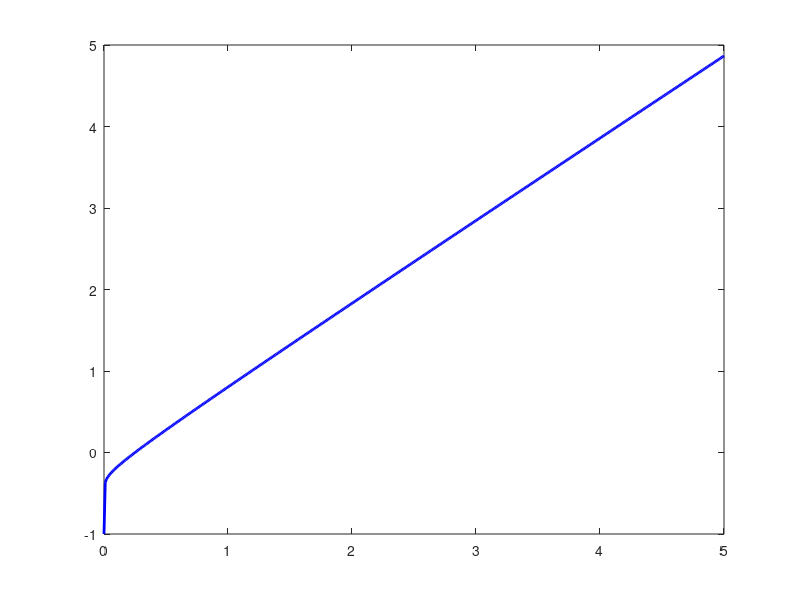

MATLAB code to generate this figure: (Note: this script raises an error after producing the figure.)
%% MATH502: Numerical Methods - Assignment 1
% Problem 3: Diode DC Circuit Non-Linear Analysis (Bisection & Secant)
% Students: Mazen Altelbany (64-12371) & Yahia Talaat (64-3581)
% German University in Cairo (GUC)

clear; clc; close all;

fprintf('Problem 3: Diode Circuit Root-Finding (Bisection and Secant)\n\n');

%% System Parameters
Is = 1.0e-12;           % Reverse saturation current [A]
n  = 1.5;               % Ideality factor
VT = 25.85e-3;          % Thermal voltage [V]
R  = 1.0e3;             % Circuit resistance [Ohm]
Vs = 1.0;               % DC supply voltage [V]
tol = 1.0e-4;           % Accuracy tolerance [A] (0.1 mA)

%% Part (a): Define the function f(I)
% From KVL: Vs = I*R + VD
% Shockley equation: I = Is*(exp(VD / (n*VT)) - 1) => VD = n*VT*ln(I/Is + 1)
% Non-linear function: f(I) = I*R + n*VT*ln(I/Is + 1) - Vs = 0
f = @(I) I .* R + n * VT .* log(I ./ Is + 1.0) - Vs;

fprintf('--- PART (a): Function f(I) Defined ---\n');
fprintf('  f(I) = I*R + n*VT*ln(I/Is + 1) - Vs = 0\n');
fprintf('  At lower bound I = 0 A:     f(0) = %.4f V\n', f(0));
fprintf('  At upper bound I = 5 mA:    f(5e-3) = %.4f V\n\n', f(5e-3));

%% Part (b) & (c): Root Finding using Bisection and Secant Methods
fprintf('--- PART (b) & (c): Root Finding Implementations ---\n');

% 1. BISECTION METHOD
fprintf('[1. Bisection Method Execution]:\n');
a = 0.0;
b = 5.0e-3;
iter_bis = 0;
max_iter = 100;

fprintf('%-5s %-14s %-14s %-14s %-14s %-14s\n', ...
        'Iter', 'a [mA]', 'b [mA]', 'c [mA]', '(b-a)/2 [A]', 'f(c) [V]');
fprintf('----------------------------------------------------------------------------------\n');

while (b - a)/2.0 > tol && iter_bis < max_iter
    iter_bis = iter_bis + 1;
    c = (a + b) / 2.0;
    fc = f(c);
    err_bound = (b - a) / 2.0;
    
    fprintf('%-5d %-14.4f %-14.4f %-14.4f %-14.4e %-14.4e\n', ...
            iter_bis, a*1e3, b*1e3, c*1e3, err_bound, fc);
    
    if f(a) * fc < 0
        b = c;
    else
        a = c;
    end
end
root_bis = (a + b) / 2.0;
fprintf('\nBisection Method Summary:\n');
fprintf('  Number of iterations needed: %d\n', iter_bis);
fprintf('  Final root estimate:         I = %.6e A (%.4f mA)\n', root_bis, root_bis*1e3);
fprintf('  Bracket after iter %d:        [%.4f, %.4f] mA\n', iter_bis, a*1e3, b*1e3);
fprintf('  Maximum error bound:         (b - a)/2 = %.4e A (< 1e-4 A)\n', (b-a)/2);
fprintf('  Note on 6th iteration:       If taken, bracket becomes [%.4f, %.4f] mA,\n', 0.234375, 0.3125);
fprintf('                               with midpoint I = %.4f mA and bound %.4e A.\n', (0.234375 + 0.3125)/2, (0.3125 - 0.234375)/2);
fprintf('  Function value at root:      f(I) = %.4e V\n\n', f(root_bis));

% 2. SECANT METHOD
fprintf('[2. Secant Method Execution]:\n');
x0 = 0.0;
x1 = 5.0e-3;
iter_sec = 0;

fprintf('%-5s %-14s %-14s %-14s %-14s\n', ...
        'Iter', 'x_{k-1} [mA]', 'x_k [mA]', '|x_k - x_{k-1}|', 'f(x_k) [V]');
fprintf('-------------------------------------------------------------------------\n');

while iter_sec < max_iter
    iter_sec = iter_sec + 1;
    f0 = f(x0);
    f1 = f(x1);
    
    % Secant update formula
    x2 = x1 - f1 * (x1 - x0) / (f1 - f0);
    diff_step = abs(x2 - x1);
    
    fprintf('%-5d %-14.4f %-14.4f %-14.4e %-14.4e\n', ...
            iter_sec, x1*1e3, x2*1e3, diff_step, f(x2));
    
    if diff_step < tol
        break;
    end
    x0 = x1;
    x1 = x2;
end
root_sec = x2;
fprintf('\nSecant Method Summary:\n');
fprintf('  Number of iterations needed: %d\n', iter_sec);
fprintf('  Final root estimate:         I = %.6e A (%.4f mA)\n', root_sec, root_sec*1e3);
fprintf('  Function value at root:      f(I) = %.4e V\n\n', f(root_sec));

% Verification with MATLAB built-in fzero
root_fzero = fzero(f, [0, 5e-3]);
fprintf('[MATLAB Built-in fzero Verification]:\n');
fprintf('  fzero Root: I = %.8e A (%.6f mA)\n', root_fzero, root_fzero*1e3);
fprintf('  f(root_fzero) = %.4e V\n\n', f(root_fzero));

%% Part (d): Plot f(I) over the interval [0, 5 mA]
figure('Name', 'Problem 3: Diode DC Circuit Root-Finding', 'Position', [150, 150, 700, 450]);
I_plot = linspace(0, 5e-3, 500);
f_plot = f(I_plot);

plot(I_plot * 1e3, f_plot, 'b-', 'LineWidth', 2.0); hold on;
yline(0, 'k--', 'LineWidth', 1.2);
plot(root_fzero * 1e3, 0, 'ro', 'MarkerSize', 8, 'MarkerFaceColor', 'r');
plot([a, b]*1e3, [f(a), f(b)], 'ks', 'MarkerSize', 6, 'MarkerFaceColor', 'y');

grid on;
xlabel('Current I [mA]', 'FontWeight', 'bold');
ylabel('Non-Linear Function f(I) [V]', 'FontWeight', 'bold');
title('Diode DC Circuit Root-Finding: f(I) vs. Current I', 'FontWeight', 'bold');
legend('f(I) = I\cdot R + n V_T ln(I/I_s + 1) - V_s', 'f(I) = 0 Axis', ...
       sprintf('Operating Root I* = %.4f mA', root_fzero*1e3), ...
       'Final Bisection Bracket [a, b]', 'Location', 'northwest');

fprintf('Problem 3 Complete.\n');
